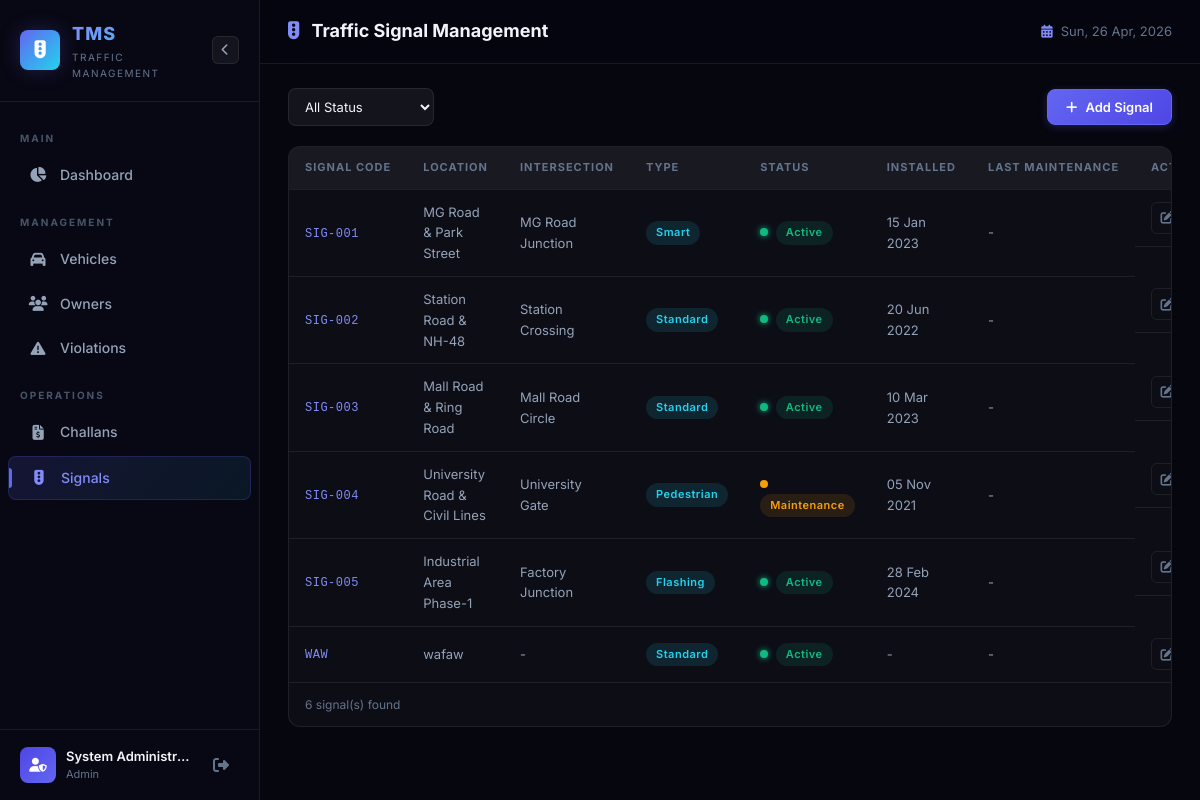
The app's page /signals/ (signed in) with its own data.
### tables this page shows
CREATE TABLE users (
                id INTEGER PRIMARY KEY AUTOINCREMENT,
                username TEXT NOT NULL UNIQUE,
                password_hash TEXT NOT NULL,
                role TEXT NOT NULL DEFAULT 'officer' CHECK(role IN ('admin', 'officer')),
                full_name TEXT NOT NULL,
                email TEXT,
                badge_number TEXT,
                is_active INTEGER DEFAULT 1,
                created_at TIMESTAMP DEFAULT CURRENT_TIMESTAMP,
                updated_at TIMESTAMP DEFAULT CURRENT_TIMESTAMP
            );

CREATE TABLE traffic_signals (
                id INTEGER PRIMARY KEY AUTOINCREMENT,
                signal_code TEXT NOT NULL UNIQUE,
                location TEXT NOT NULL,
                intersection TEXT,
                status TEXT NOT NULL DEFAULT 'active' CHECK(status IN ('active', 'inactive', 'maintenance')),
                signal_type TEXT DEFAULT 'standard' CHECK(signal_type IN ('standard', 'pedestrian', 'flashing', 'smart')),
                installed_date TEXT,
                last_maintenance TEXT,
                created_at TIMESTAMP DEFAULT CURRENT_TIMESTAMP,
                updated_at TIMESTAMP DEFAULT CURRENT_TIMESTAMP
            );

### routes/signals.py (the view)
@signals_bp.route('/')
@login_required
def index():
    status = request.args.get('status', '')
    signals = Signal.get_all(status=status if status else None)
    return render_template('signals.html', signals=signals, status=status)

### db.py (called while the page is built)
def get_db():
    conn = sqlite3.connect(DB_PATH)
    conn.row_factory = sqlite3.Row
    conn.execute("PRAGMA foreign_keys = ON")
    return conn

def dict_from_row(row):
    if row is None:
        return None
    return dict(row)

### models/signal.py (called while the page is built)
    @staticmethod
    def get_all(status=None):
        if status:
            return execute_query(
                "SELECT * FROM traffic_signals WHERE status = %s ORDER BY signal_code",
                (status,), fetch_all=True
            )
        return execute_query("SELECT * FROM traffic_signals ORDER BY signal_code", fetch_all=True)

### models/user.py (called while the page is built)
    @property
    def is_active(self):
        return self._is_active

    @staticmethod
    def from_dict(data):
        if not data:
            return None
        return User(
            id=data['id'],
            username=data['username'],
            password_hash=data['password_hash'],
            role=data['role'],
            full_name=data['full_name'],
            email=data.get('email'),
            badge_number=data.get('badge_number'),
            is_active=data.get('is_active', True),
            created_at=data.get('created_at')
        )

    @staticmethod
    def get_by_id(user_id):
        data = execute_query("SELECT * FROM users WHERE id = %s", (user_id,), fetch_one=True)
        return User.from_dict(data)

### templates/signals.html (shortened to what this page needs)
{% extends "base.html" %}
{% block page_title %}<i class="fas fa-traffic-light"></i> Traffic Signal Management{% endblock %}
{% block content %}
<div class="page-actions">
    <form class="search-form" method="GET">
        <select name="status" class="filter-select" onchange="this.form.submit()">
            <option value="">All Status</option>
        </select>
    </form>
    <button class="btn btn-primary" onclick="openModal('addSignalModal')">
        <i class="fas fa-plus"></i> Add Signal
    </button>
</div>
<div class="table-card">
    <div class="table-responsive">
        <table class="data-table">
            <thead>
                <tr>
                    <th>Signal Code</th>
                    <th>Location</th>
                    <th>Intersection</th>
                    <th>Type</th>
                    <th>Status</th>
                    <th>Installed</th>
                    <th>Last Maintenance</th>
                    <th>Actions</th>
                </tr>
            </thead>
            <tbody>
                {% for s in signals %}
                <tr>
                    <td><span class="text-mono text-primary">{{ s.signal_code }}</span></td>
                    <td>{{ s.location }}</td>
                    <td>{{ s.intersection or '-' }}</td>
                    <td><span class="badge badge-signal-type">{{ s.signal_type | capitalize }}</span></td>
                    <td>
                        <span class="status-dot status-{{ s.status }}"></span>
                        <span class="badge badge-signal-{{ s.status }}">{{ s.status | capitalize }}</span>
                    </td>
                    <td>{{ s.installed_date | format_date }}</td>
                    <td>{{ s.last_maintenance | format_date }}</td>
                    <td class="actions-cell">
                        <button class="btn-icon btn-edit" onclick='editSignal({{ s | tojson }})' title="Edit"><i class="fas fa-edit"></i></button>
                    </td>
                </tr>
                {% endfor %}
            </tbody>
        </table>
    </div>
    <div class="table-footer"><span class="result-count">{{ signals | length }} signal(s) found</span></div>
</div>
{% endblock %}

### templates/base.html (shortened to what this page needs)
<!DOCTYPE html>
<html lang="en">
<head>
    <link rel="stylesheet" href="https://cdnjs.cloudflare.com/ajax/libs/font-awesome/6.5.1/css/all.min.css">
    <link rel="stylesheet" href="{{ url_for('static', filename='css/style.css') }}">
</head>
<body>
    <aside class="sidebar" id="sidebar">
        <div class="sidebar-header">
            <div class="logo">
                <div class="logo-icon">
                    <i class="fas fa-traffic-light"></i>
                </div>
                <div class="logo-text">
                    <span class="logo-title">TMS</span>
                    <span class="logo-subtitle">Traffic Management</span>
                </div>
            </div>
            <button class="sidebar-toggle" id="sidebarToggle" onclick="toggleSidebar()">
                <i class="fas fa-chevron-left"></i>
            </button>
        </div>
        <nav class="sidebar-nav">
            <ul>
                <li class="nav-section-title">Main</li>
                <li>
                    <a href="{{ url_for('dashboard.index') }}" class="nav-link {% if request.endpoint == 'dashboard.index' %}active{% endif %}">
                        <i class="fas fa-chart-pie"></i>
                        <span>Dashboard</span>
                    </a>
                </li>
                <li class="nav-section-title">Management</li>
                <li>
                    <a href="{{ url_for('vehicles.index') }}" class="nav-link {% if request.endpoint and 'vehicles' in request.endpoint %}active{% endif %}">
                        <i class="fas fa-car"></i>
                        <span>Vehicles</span>
                    </a>
                </li>
                <li>
                    <a href="{{ url_for('owners.index') }}" class="nav-link {% if request.endpoint and 'owners' in request.endpoint %}active{% endif %}">
                        <i class="fas fa-users"></i>
                        <span>Owners</span>
                    </a>
                </li>
                <li>
                    <a href="{{ url_for('violations.index') }}" class="nav-link {% if request.endpoint and 'violations' in request.endpoint %}active{% endif %}">
                        <i class="fas fa-exclamation-triangle"></i>
                        <span>Violations</span>
                    </a>
                </li>
                <li class="nav-section-title">Operations</li>
                <li>
                    <a href="{{ url_for('challans.index') }}" class="nav-link {% if request.endpoint and 'challans' in request.endpoint %}active{% endif %}">
                        <i class="fas fa-file-invoice-dollar"></i>
                        <span>Challans</span>
                    </a>
                </li>
                <li>
                    <a href="{{ url_for('signals.index') }}" class="nav-link {% if request.endpoint and 'signals' in request.endpoint %}active{% endif %}">
                        <i class="fas fa-traffic-light"></i>
                        <span>Signals</span>
                    </a>
                </li>
            </ul>
        </nav>
        <div class="sidebar-footer">
            <div class="user-info">
                <div class="user-avatar">
                    <i class="fas fa-user-shield"></i>
                </div>
                <div class="user-details">
                    <span class="user-name">{{ current_user.full_name }}</span>
                    <span class="user-role">{{ current_user.role | capitalize }}</span>
                </div>
            </div>
            <a href="{{ url_for('auth.logout') }}" class="logout-btn" title="Logout">
                <i class="fas fa-sign-out-alt"></i>
            </a>
        </div>
    </aside>
    <main class="main-content" id="mainContent">
        <header class="topbar">
            <div class="topbar-left">
                <h1 class="page-title">{% block page_title %}Dashboard{% endblock %}</h1>
            </div>
            <div class="topbar-right">
                <div class="topbar-date">
                    <i class="fas fa-calendar-alt"></i>
                    <span id="currentDate"></span>
                </div>
            </div>
        </header>
        <div class="content-wrapper">
            {% block content %}{% endblock %}
        </div>
    </main>
</body>
</html>

### records on screen
users: full_name "System Administr…", role "Admin"
traffic_signals: signal_code "SIG-001", location "MG Road & Park Street", intersection "MG Road Junction", signal_type "Smart", status "Active", installed_date "15 Jan 2023", last_maintenance "-"
traffic_signals: signal_code "SIG-002", location "Station Road & NH-48", intersection "Station Crossing", signal_type "Standard", status "Active", installed_date "20 Jun 2022", last_maintenance "-"
traffic_signals: signal_code "SIG-003", location "Mall Road & Ring Road", intersection "Mall Road Circle", signal_type "Standard", status "Active", installed_date "10 Mar 2023", last_maintenance "-"
traffic_signals: signal_code "SIG-004", location "University Road & Civil Lines", intersection "University Gate", signal_type "Pedestrian", status "Maintenance", installed_date "05 Nov 2021", last_maintenance "-"
traffic_signals: signal_code "SIG-005", location "Industrial Area Phase-1", intersection "Factory Junction", signal_type "Flashing", status "Active", installed_date "28 Feb 2024", last_maintenance "-"
traffic_signals: signal_code "WAW", location "wafaw", intersection "-", signal_type "Standard", status "Active", installed_date "-", last_maintenance "-"

### other values on screen
{{ signals | length }} "6"
